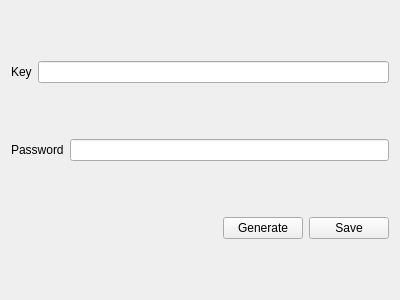
<?xml version="1.0" encoding="UTF-8"?>
<ui version="4.0">
 <class>PasswordAddWidget</class>
 <widget class="QWidget" name="PasswordAddWidget">
  <property name="geometry">
   <rect>
    <x>0</x>
    <y>0</y>
    <width>400</width>
    <height>300</height>
   </rect>
  </property>
  <property name="windowTitle">
   <string>Form</string>
  </property>
  <layout class="QVBoxLayout" name="verticalLayout">
   <item>
    <layout class="QHBoxLayout" name="horizontalLayout">
     <item>
      <widget class="QLabel" name="label">
       <property name="text">
        <string>Key</string>
       </property>
      </widget>
     </item>
     <item>
      <widget class="QLineEdit" name="keyLineEdit"/>
     </item>
    </layout>
   </item>
   <item>
    <layout class="QHBoxLayout" name="horizontalLayout_2">
     <item>
      <widget class="QLabel" name="label_2">
       <property name="text">
        <string>Password</string>
       </property>
      </widget>
     </item>
     <item>
      <widget class="QLineEdit" name="passwordLineEdit"/>
     </item>
    </layout>
   </item>
   <item>
    <layout class="QHBoxLayout" name="horizontalLayout_3">
     <item>
      <spacer name="horizontalSpacer">
       <property name="orientation">
        <enum>Qt::Horizontal</enum>
       </property>
       <property name="sizeHint" stdset="0">
        <size>
         <width>40</width>
         <height>20</height>
        </size>
       </property>
      </spacer>
     </item>
     <item>
      <widget class="QPushButton" name="generateButton">
       <property name="text">
        <string>Generate</string>
       </property>
      </widget>
     </item>
     <item>
      <widget class="QPushButton" name="saveButton">
       <property name="text">
        <string>Save</string>
       </property>
      </widget>
     </item>
    </layout>
   </item>
  </layout>
 </widget>
 <resources/>
 <connections/>
</ui>
